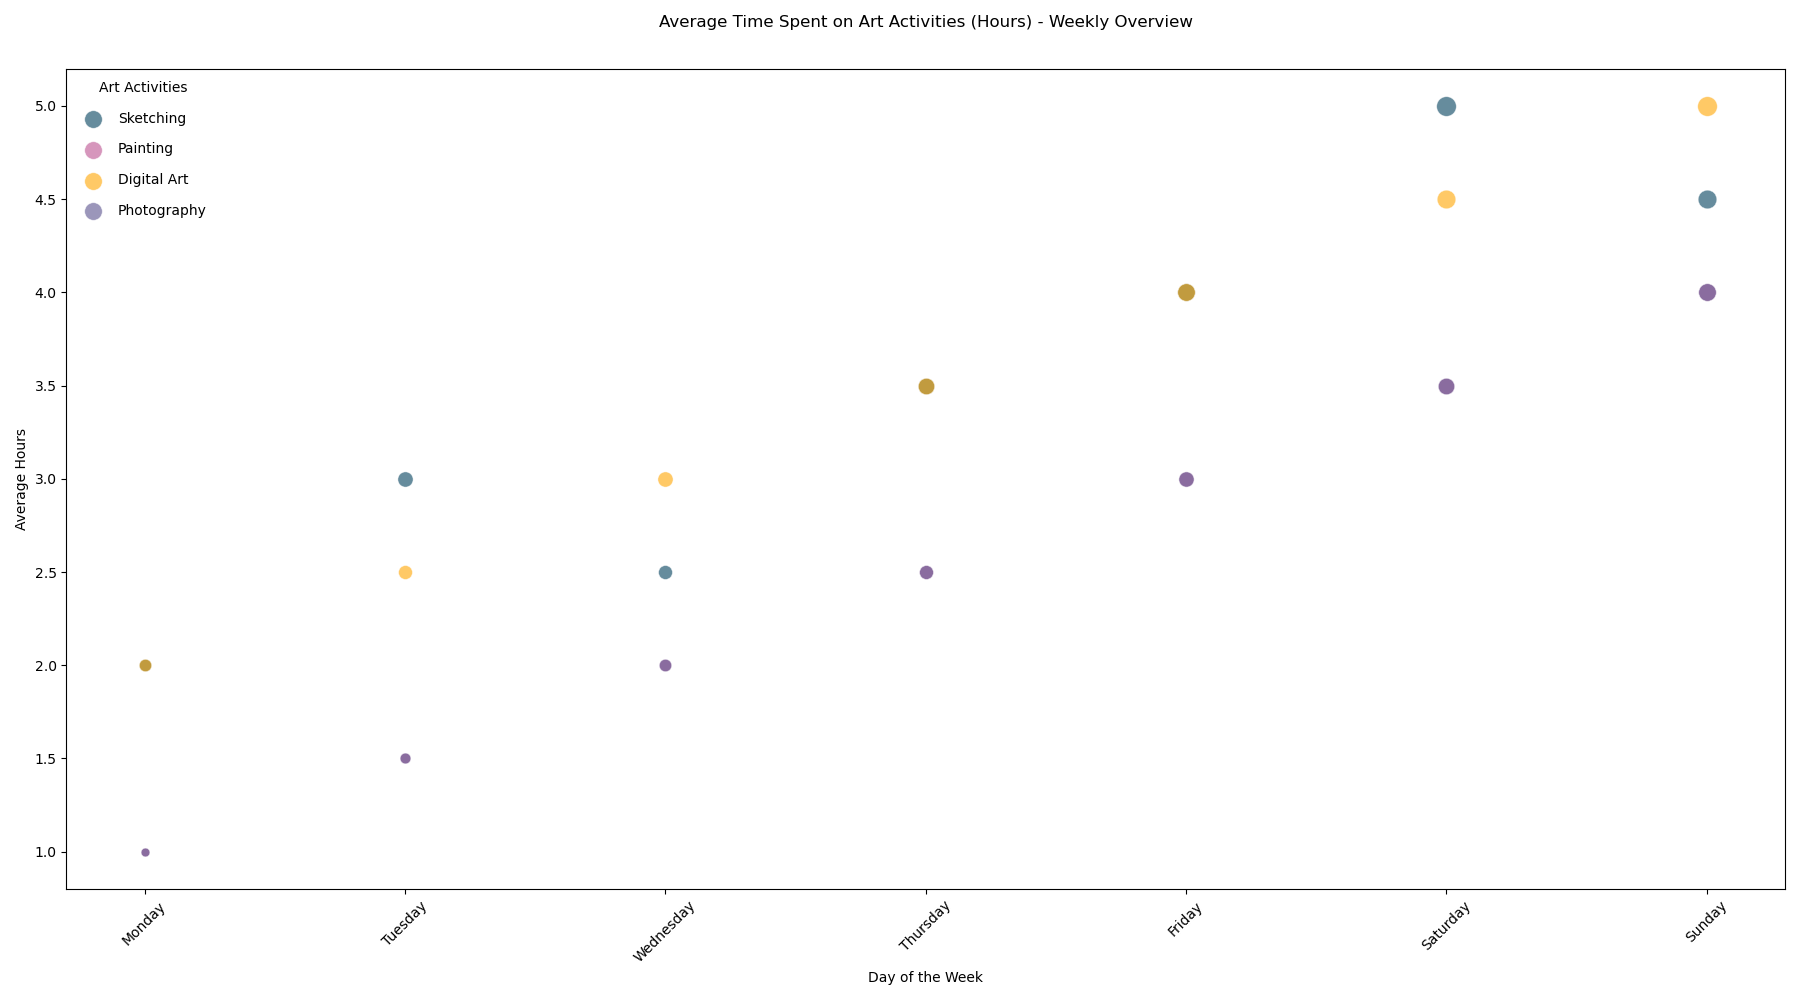

Here is the Python script that generated this plot:

import matplotlib.pyplot as plt

# Data
days = ['Monday', 'Tuesday', 'Wednesday', 'Thursday', 'Friday', 'Saturday', 'Sunday']
sketching = [2, 3, 2.5, 3.5, 4, 5, 4.5]  # Average hours spent on sketching
painting = [1, 1.5, 2, 2.5, 3, 3.5, 4]   # Average hours spent on painting
digital_art = [2, 2.5, 3, 3.5, 4, 4.5, 5]  # Average hours spent on digital art
photography = [1, 1.5, 2, 2.5, 3, 3.5, 4]  # Average hours spent on photography

# Plot setting (adjusting width and height)
plt.figure(figsize=(18, 10))

# Bubble chart
for i in range(len(days)):
    plt.scatter(days[i], sketching[i], s=sketching[i]*40, alpha=0.6, color='#003f5c', edgecolors='w', linewidth=0.5)
    plt.scatter(days[i], painting[i], s=painting[i]*40, alpha=0.6, color='#bc5090', edgecolors='w', linewidth=0.5)
    plt.scatter(days[i], digital_art[i], s=digital_art[i]*40, alpha=0.6, color='#ffa600', edgecolors='w', linewidth=0.5)
    plt.scatter(days[i], photography[i], s=photography[i]*40, alpha=0.6, color='#58508d', edgecolors='w', linewidth=0.5)

# Customizing the plot
plt.title('Average Time Spent on Art Activities (Hours) - Weekly Overview', pad=30)
plt.xlabel('Day of the Week')
plt.ylabel('Average Hours')
plt.xticks(rotation=45)

# Custom legend
for activity, color in zip(["Sketching", "Painting", "Digital Art", "Photography"], ['#003f5c', '#bc5090', '#ffa600', '#58508d']):
    plt.scatter([], [], alpha=0.6, s=160, label=activity, color=color, edgecolors='w', linewidth=0.5)
plt.legend(scatterpoints=1, frameon=False, labelspacing=1.2, loc='upper left', title="Art Activities")

plt.tight_layout()
plt.show()
